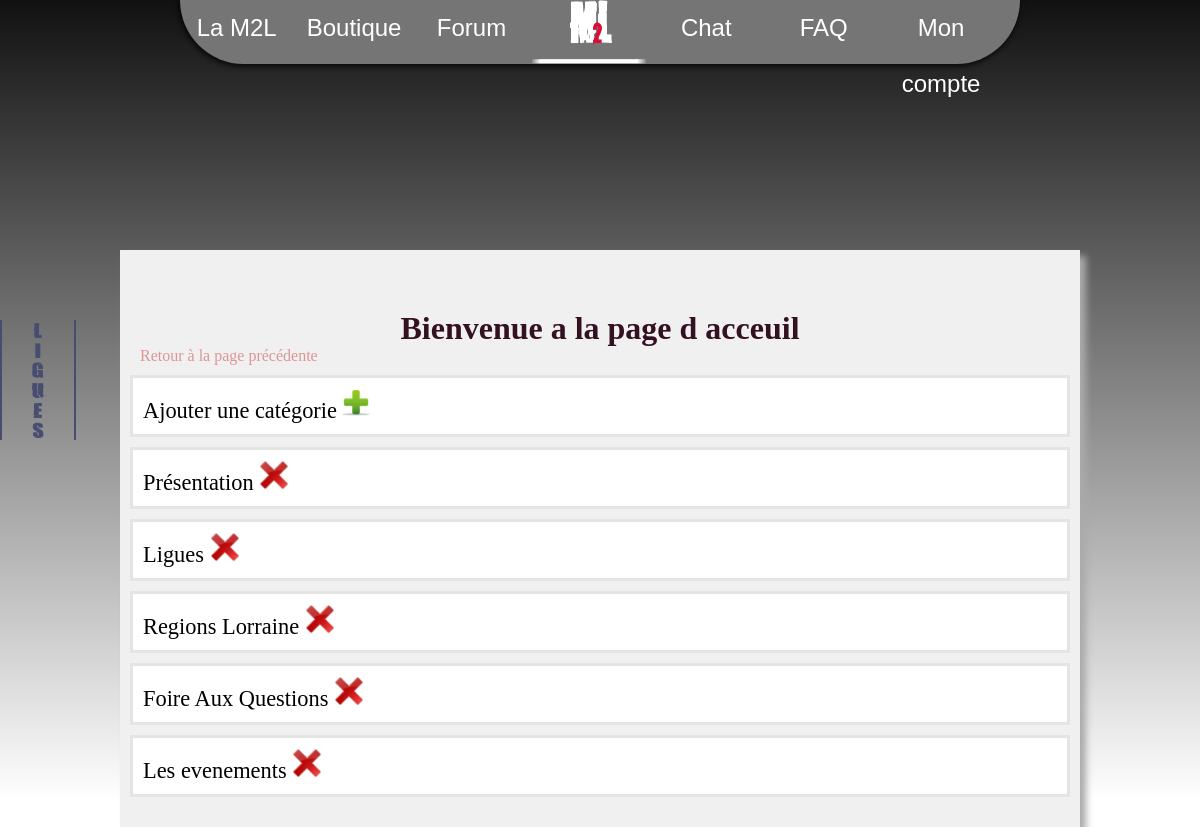
/administration/indexforum.php (signed in), run on the app's committed database.
### tables this page shows
CREATE TABLE IF NOT EXISTS `forum` (
  `forum_id` int(11) NOT NULL AUTO_INCREMENT,
  `titre` varchar(50) DEFAULT NULL,
  `description` varchar(255) DEFAULT NULL,
  PRIMARY KEY (`forum_id`)
);

### administration/indexforum.php (the view, shortened to what this page needs)
<?php
	include 'includes/head.php';
	$bdd = bdd();
if(isset($_SESSION['isAdmin'])){
?>
<div id="forum3">
	<?php
		if(isset($_GET['forum']) AND!isset($_GET['topic'])){
			$forum_titre=$bdd->prepare('SELECT titre FROM forum WHERE forum_id=:id');
			$forum_titre->execute(array('id'=>$_GET['forum']));
			$rep=$forum_titre->fetch();
	?>
			 <p class="retour">Vous étes ici:  <a href="indexforum.php"> >Forum </a><a href="indexforum.php?forum=<?php echo utf8_encode($_GET['forum']); ?>"> ><?php echo utf8_encode($rep['titre']); ?></a></p>
			 <p class="retour"> <a href="javascript:history.go(-1)">Retour à la page précédente</a></p>
			<div class="categorie">
				<h3> <?php echo utf8_encode($rep['titre']); ?> </h3>
			</div>
	<?php
            $message="réponses";
			$requete = $bdd->prepare('SELECT titre,	topic.topic_id as id,forum_id FROM topic  WHERE  forum_id= :forum');
			$requete->execute(array('forum' =>$_GET['forum']  ));
			while($reponse =$requete->fetch()){
                $requete2 = $bdd->prepare('SELECT COUNT(*) AS nombre  FROM topic inner join msg_forum ON msg_forum.topic_id = topic.topic_id WHERE  topic.topic_id= :topic GROUP BY topic.topic_id');
			$requete2->execute(array('topic' =>$reponse['id']  ));
            $res=$requete2->fetch();
            if(!$res['nombre']){
                $res['nombre']=0;
                $message="réponse";
            }
            if($res['nombre']==1){
                $message="réponse";
            }
?>
				<div class="categorie">
					<a href="indexforum.php?forum=<?php echo $_GET['forum']?>&topic=<?php echo $reponse['id']; ?>">
						<h1><?php echo utf8_encode($reponse['titre']).' ( '.$res['nombre'].' '.$message.' )'; ?></h1>
					</a>
                    <img src="img/delete.png" class="adminImg" title="Effacer topic" onclick="deleteTopicForum(<?php echo $reponse['id']; ?>)"/>
				</div>
	<?php
			}
			if(isset($_SESSION['id'])){
	?>
				<a class="bouton2 "href="addSujet.php?forum=<?php echo $_GET['forum']; ?>"> Ajouter un sujet</a>
	<?php
			}
			}
		else {
	?>
			<h1>Bienvenue a la page d acceuil</h1>
			<p class="retour"> <a href="javascript:history.go(-1)">Retour à la page précédente</a></p>
             <div class="categorie">
                <a href="javascript:addCategorieForum()">Ajouter une catégorie</a>
                <img src="img/add.png" class="adminImg" title="Ajouter catégorie"/>
            </div>
	<?php
			$requete = $bdd->query ('SELECT forum_id,titre FROM forum');
			while ($reponse = $requete->fetch()){
	?>
				<div class="categorie">
					<a href=" indexforum.php?forum=<?php echo utf8_encode($reponse['forum_id']); ?>"> <?php echo utf8_encode($reponse['titre']); ?> </a>
                    <img src="img/delete.png" class="adminImg" title="Effacer catégorie" onclick="deleteCategorieForum(<?php echo $reponse['forum_id']; ?>)"/>
				</div>
	<?php
			}
		}
	?>
</div>
<?php }
   else{
       echo "Vous n'avez pas les droit pour accèder à cette page";
   }?>
	</body>
</html>

### administration/main.css (style rules this page uses)
html { background:linear-gradient(#111111,white); background-repeat:no-repeat; height:100vh; }
* { padding:0px; margin:0px; }
body { width:100%; }
a:link { text-decoration:none; }
#forum3 { width: 90%; background-color: rgba( 240, 240,240, 1); position: relative; top: 250px; width: 80%; margin-left: 10%; padding-top: 15px; padding-bottom: 20px; box-shadow: 6px 6px 7px #AAAAAA; margin-bottom: 32%; }
.retour a { margin-left: 20px; text-decoration:none; color: rgb(220, 150, 150); }
#forum3 h1 { text-decoration: none; color: #331122; text-align: center; }
.categorie { border: 3px solid rgb(228, 228, 228); padding: 10px; margin: 10px; margin-bottom: 10px; margin-bottom: : 1px; background-color: white; }
.categorie p, .categorie h1, .categorie a { width: 100%; text-align: center; color: black ; font-size: 1.4em; text-decoration:none; }
#forum3 p { color: #888888; }
.adminImg { width:30px; height:30px; cursor:pointer; }

### data on the page
forum: titre "Présentation"
forum: titre "Ligues"
forum: titre "Regions Lorraine"
forum: titre "Foire Aux Questions"
forum: titre "Les evenements"
